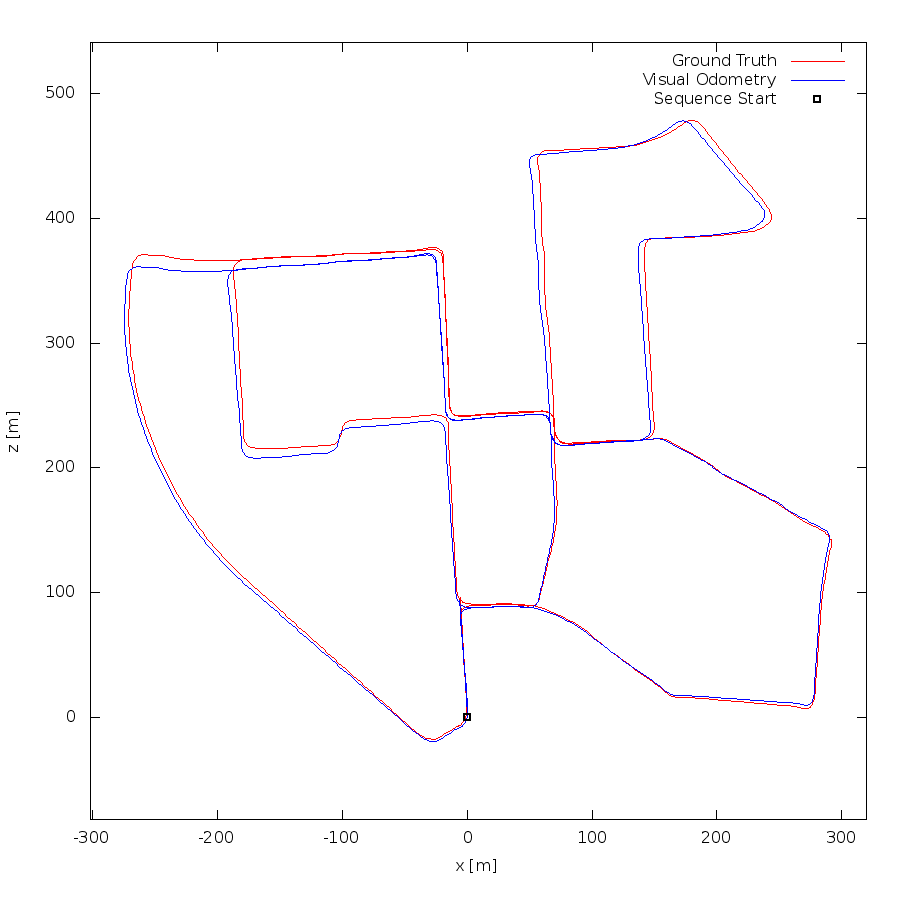

This chart was generated by the following gnuplot code:
set term postscript eps enhanced color
set output "00.eps"
set size ratio -1
set xrange [-302:320]
set yrange [-82:541]
set xlabel "x [m]"
set ylabel "z [m]"
plot "00.txt" using 1:2 lc rgb "#FF0000" title 'Ground Truth' w lines,"00.txt" using 3:4 lc rgb "#0000FF" title 'Visual Odometry' w lines,"< head -1 00.txt" using 1:2 lc rgb "#000000" pt 4 ps 1 lw 2 title 'Sequence Start' w points
